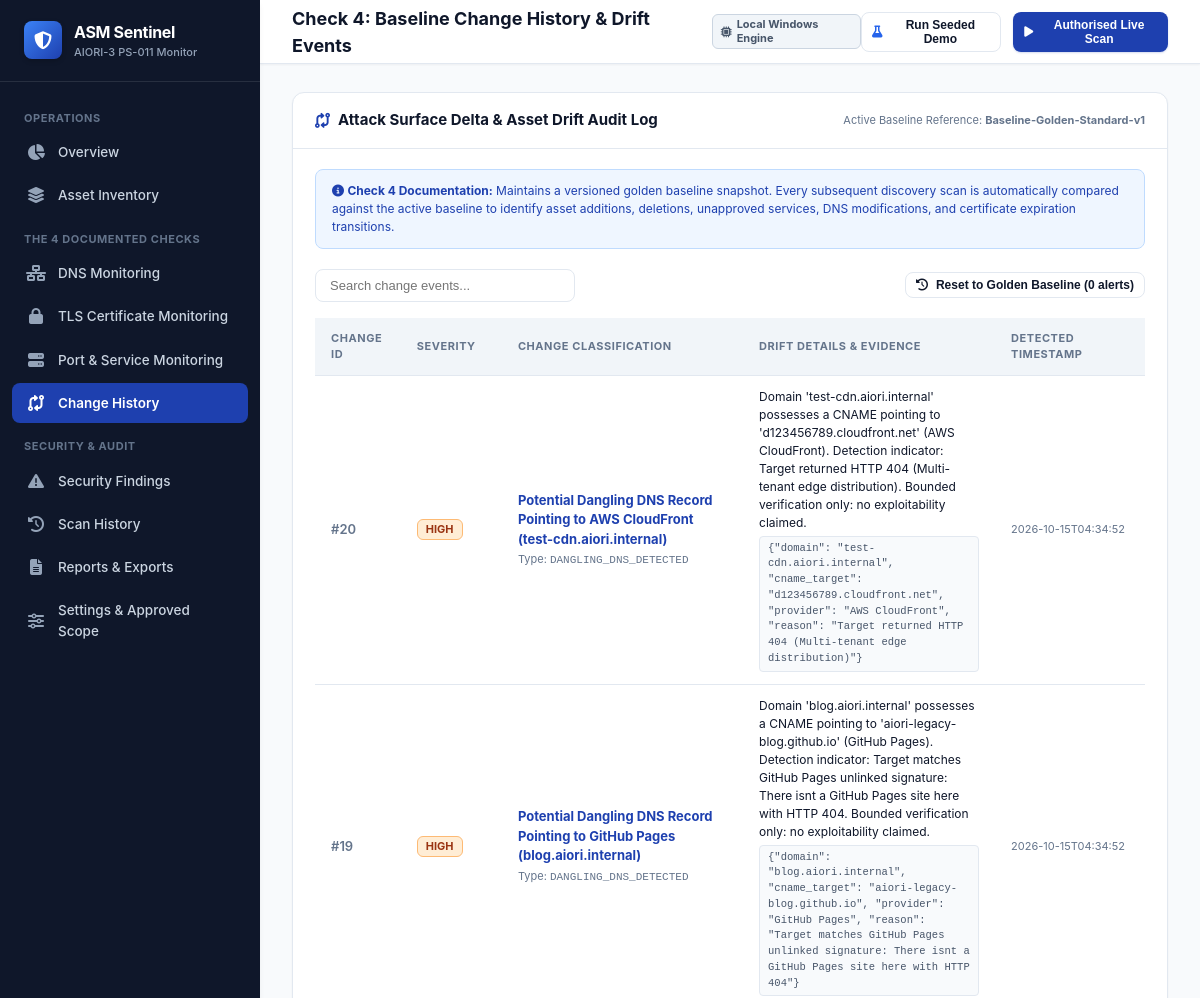
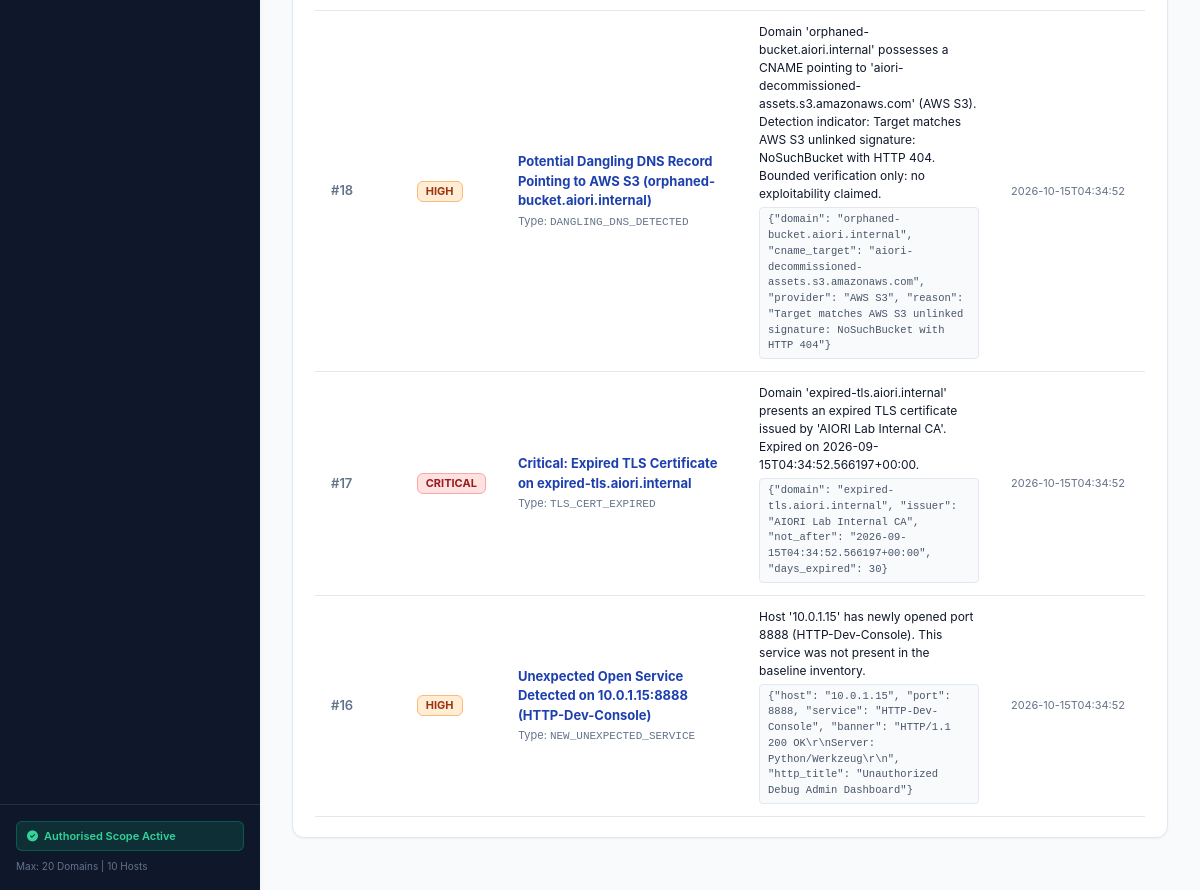
/changes, run on an earlier commit of the app's database (2 pictures, top to bottom).
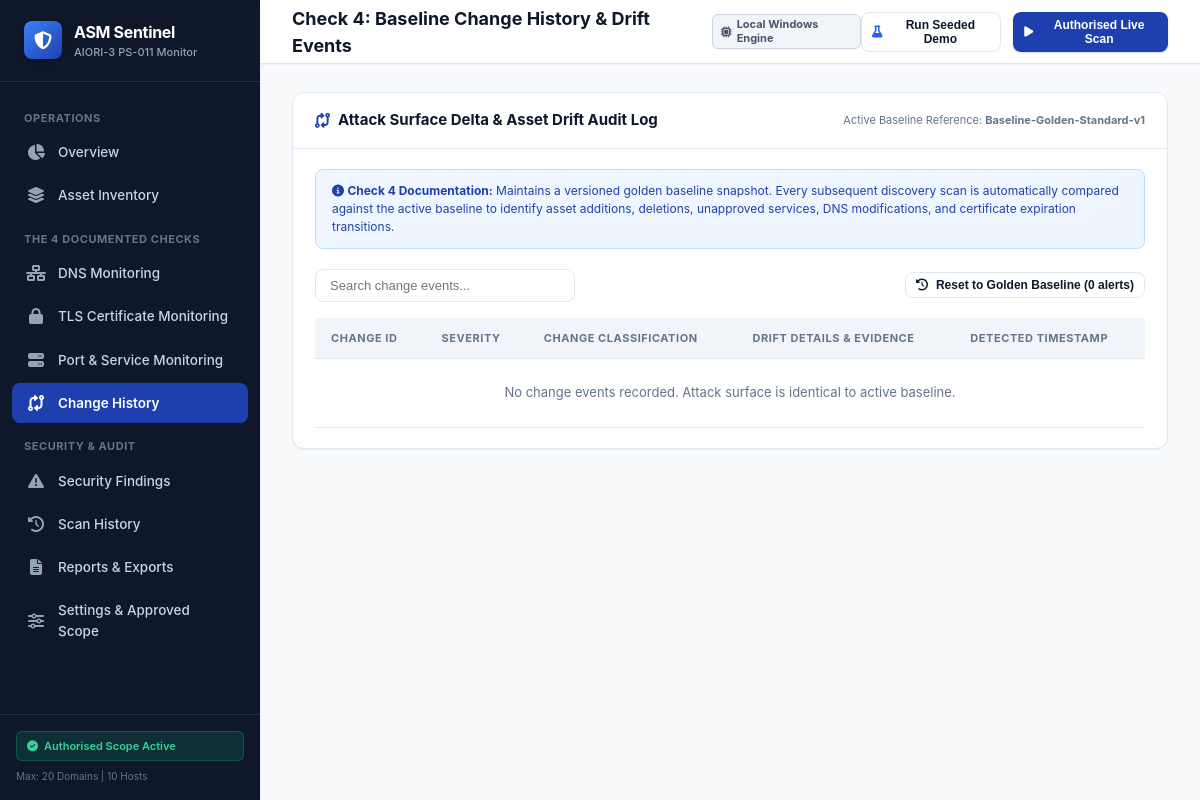
And on a later commit of the database.
### tables this page shows
CREATE TABLE baseline_snapshots (
            id INTEGER PRIMARY KEY AUTOINCREMENT,
            snapshot_name TEXT NOT NULL,
            scan_run_id INTEGER NOT NULL,
            is_active INTEGER DEFAULT 1,
            created_at TEXT NOT NULL,
            notes TEXT,
            FOREIGN KEY (scan_run_id) REFERENCES scan_runs (id) ON DELETE CASCADE
        );

CREATE TABLE change_events (
            id INTEGER PRIMARY KEY AUTOINCREMENT,
            scan_run_id INTEGER NOT NULL,
            baseline_id INTEGER,
            asset_id INTEGER,
            change_type TEXT NOT NULL,
            severity TEXT NOT NULL,
            title TEXT NOT NULL,
            description TEXT NOT NULL,
            evidence TEXT,
            detected_at TEXT NOT NULL,
            FOREIGN KEY (scan_run_id) REFERENCES scan_runs (id) ON DELETE CASCADE,
            FOREIGN KEY (baseline_id) REFERENCES baseline_snapshots (id) ON DELETE SET NULL,
            FOREIGN KEY (asset_id) REFERENCES assets (id) ON DELETE SET NULL
        );

### app.py (the view)
@app.route("/changes")
def changes_page():
    conn = get_db_connection()
    cursor = conn.cursor()
    cursor.execute("SELECT * FROM change_events ORDER BY id DESC LIMIT 500")
    changes = [dict(r) for r in cursor.fetchall()]
    cursor.execute("SELECT * FROM baseline_snapshots WHERE is_active = 1 ORDER BY id DESC LIMIT 1")
    baseline = cursor.fetchone()
    conn.close()
    return render_template("changes.html", active_page="changes", changes=changes, baseline=baseline)

### database.py (called while the page is built)
def get_db_connection():
    conn = sqlite3.connect(DATABASE_PATH)
    conn.row_factory = sqlite3.Row
    conn.execute("PRAGMA foreign_keys = ON")
    return conn

### templates/changes.html (shortened to what this page needs)
{% extends "base.html" %}
{% block page_title %}Check 4: Baseline Change History &amp; Drift Events{% endblock %}
{% block content %}
<div class="card">
  <div class="card-header">
    <div class="card-title">
      <i class="fa-solid fa-code-compare" style="color: #1e40af;"></i> Attack Surface Delta &amp; Asset Drift Audit Log
    </div>
    <div style="font-size: 11px; color: var(--text-muted);">
      Active Baseline Reference: <strong>{{ baseline.snapshot_name if baseline else 'Golden Baseline' }}</strong>
    </div>
  </div>
  <div class="card-body">
    <div style="padding: 12px 16px; border-radius: 8px; background: #eff6ff; border: 1px solid #bfdbfe; margin-bottom: 20px; font-size: 12px; color: #1e40af;">
      <i class="fa-solid fa-circle-info mr-1"></i>
      <strong>Check 4 Documentation:</strong> Maintains a versioned golden baseline snapshot. Every subsequent discovery scan is automatically compared against the active baseline to identify asset additions, deletions, unapproved services, DNS modifications, and certificate expiration transitions.
    </div>
    <div class="filter-bar">
      <input type="text" id="changeSearchInput" onkeyup="filterTable('changeSearchInput', 'changesTable')" class="search-input" placeholder="Search change events...">
      <div style="display: flex; gap: 8px;">
        <button onclick="resetGoldenBaseline()" class="btn btn-secondary btn-sm">
          <i class="fa-solid fa-clock-rotate-left"></i> Reset to Golden Baseline (0 alerts)
        </button>
      </div>
    </div>
    <div class="table-responsive">
      <table class="data-table" id="changesTable">
        <thead>
          <tr>
            <th>Change ID</th>
            <th>Severity</th>
            <th>Change Classification</th>
            <th>Drift Details &amp; Evidence</th>
            <th>Detected Timestamp</th>
          </tr>
        </thead>
        <tbody>
          {% for c in changes %}
          <tr>
            <td style="font-weight: 600; color: var(--text-muted);">#{{ c.id }}</td>
            <td>
              {% if c.severity == 'CRITICAL' %}
                <span class="badge badge-critical">CRITICAL</span>
              {% elif c.severity == 'HIGH' %}
                <span class="badge badge-high">HIGH</span>
              {% elif c.severity == 'MEDIUM' %}
                <span class="badge badge-medium">MEDIUM</span>
              {% else %}
                <span class="badge badge-low">{{ c.severity }}</span>
              {% endif %}
            </td>
            <td>
              <strong style="color: #1e40af;">{{ c.title }}</strong>
              <div style="font-size: 11px; color: var(--text-muted); margin-top: 2px;">
                Type: <code>{{ c.change_type }}</code>
              </div>
            </td>
            <td style="max-width: 380px;">
              <div style="font-size: 12px; color: var(--text-main);">{{ c.description }}</div>
              {% if c.evidence %}
                <div style="margin-top: 4px; font-family: monospace; font-size: 10.5px; color: #475569; background: #f8fafc; padding: 4px 8px; border-radius: 4px; border: 1px solid #e2e8f0; overflow-x: auto;">
                  {{ c.evidence }}
                </div>
              {% endif %}
            </td>
            <td style="font-size: 11px; color: var(--text-muted); white-space: nowrap;">
              {{ c.detected_at[:19] }}
            </td>
          </tr>
          {% else %}
          <tr>
            <td colspan="5" style="text-align: center; padding: 24px; color: var(--text-muted);">
              No change events recorded. Attack surface is identical to active baseline.
            </td>
          </tr>
          {% endfor %}
        </tbody>
      </table>
    </div>
  </div>
</div>
{% endblock %}

### templates/base.html (shortened to what this page needs)
<!DOCTYPE html>
<html lang="en">
<head>
  <link rel="stylesheet" href="https://cdnjs.cloudflare.com/ajax/libs/font-awesome/6.4.0/css/all.min.css">
  <link rel="stylesheet" href="{{ url_for('static', filename='css/style.css') }}">
</head>
<body>
  <div class="app-container">
    <aside class="sidebar">
      <div class="sidebar-header">
        <div class="brand-icon">
          <i class="fa-solid fa-shield-halved"></i>
        </div>
        <div>
          <div class="brand-title">ASM Sentinel</div>
          <div class="brand-subtitle">AIORI-3 PS-011 Monitor</div>
        </div>
      </div>
      <nav class="sidebar-nav">
        <div class="nav-group-title">Operations</div>
        <a href="{{ url_for('dashboard') }}" class="nav-item {% if active_page == 'dashboard' %}active{% endif %}">
          <i class="fa-solid fa-chart-pie"></i> Overview
        </a>
        <a href="{{ url_for('assets_page') }}" class="nav-item {% if active_page == 'assets' %}active{% endif %}">
          <i class="fa-solid fa-layer-group"></i> Asset Inventory
        </a>
        <div class="nav-group-title">The 4 Documented Checks</div>
        <a href="{{ url_for('dns_page') }}" class="nav-item {% if active_page == 'dns' %}active{% endif %}">
          <i class="fa-solid fa-network-wired"></i> DNS Monitoring
        </a>
        <a href="{{ url_for('tls_page') }}" class="nav-item {% if active_page == 'tls' %}active{% endif %}">
          <i class="fa-solid fa-lock"></i> TLS Certificate Monitoring
        </a>
        <a href="{{ url_for('ports_page') }}" class="nav-item {% if active_page == 'ports' %}active{% endif %}">
          <i class="fa-solid fa-server"></i> Port &amp; Service Monitoring
        </a>
        <a href="{{ url_for('changes_page') }}" class="nav-item {% if active_page == 'changes' %}active{% endif %}">
          <i class="fa-solid fa-code-compare"></i> Change History
        </a>
        <div class="nav-group-title">Security &amp; Audit</div>
        <a href="{{ url_for('findings_page') }}" class="nav-item {% if active_page == 'findings' %}active{% endif %}">
          <i class="fa-solid fa-triangle-exclamation"></i> Security Findings
        </a>
        <a href="{{ url_for('scan_history_page') }}" class="nav-item {% if active_page == 'scans' %}active{% endif %}">
          <i class="fa-solid fa-clock-rotate-left"></i> Scan History
        </a>
        <a href="{{ url_for('reports_page') }}" class="nav-item {% if active_page == 'reports' %}active{% endif %}">
          <i class="fa-solid fa-file-lines"></i> Reports &amp; Exports
        </a>
        <a href="{{ url_for('settings_page') }}" class="nav-item {% if active_page == 'settings' %}active{% endif %}">
          <i class="fa-solid fa-sliders"></i> Settings &amp; Approved Scope
        </a>
      </nav>
      <div class="sidebar-footer">
        <div class="scope-badge-sidebar">
          <i class="fa-solid fa-circle-check"></i> Authorised Scope Active
        </div>
        <div style="margin-top: 8px; font-size: 10px; color: #64748b;">
          Max: 20 Domains | 10 Hosts
        </div>
      </div>
    </aside>
    <div class="main-wrapper">
      <header class="top-header">
        <div class="header-left">
          <h1 class="page-title">{% block page_title %}Dashboard{% endblock %}</h1>
          <span class="badge badge-neutral" style="font-size: 11px;">
            <i class="fa-solid fa-microchip"></i> Local Windows Engine
          </span>
        </div>
        <div class="header-actions">
          <button id="btn-simulate-scan" onclick="triggerSeededSimulation()" class="btn btn-secondary btn-sm" title="Runs safe demonstration with seeded issues">
            <i class="fa-solid fa-flask" style="color: #2563eb;"></i> Run Seeded Demo
          </button>
          <button id="btn-live-scan" onclick="startLiveScan()" class="btn btn-primary btn-sm">
            <i class="fa-solid fa-play"></i> Authorised Live Scan
          </button>
        </div>
      </header>
      <main class="content-body">
        {% block content %}{% endblock %}
      </main>
    </div>
  </div>
</body>
</html>

What changed in the data, as far as the page shows it:
removed change_events: id "20", severity "HIGH", title "Potential Dangling DNS Record Pointing to AWS CloudFront (test-cdn.aiori.internal)", change_type "DANGLING_DNS_DETECTED", description "Domain 'test-cdn.aiori.internal' possesses a CNAME pointing to 'd123456789.cloudfront.net' (AWS CloudFront). Detection indicator: Target returned HTTP 404 (Multi-tenant edge distribution). Bounded verification only: no exploitability claimed.", evidence "{\"domain\": \"test-cdn.aiori.internal\", \"cname_target\": \"d123456789.cloudfront.net\", \"provider\": \"AWS CloudFront\", \"reason\": \"Target returned HTTP 404 (Multi-tenant edge distribution)\"}", detected_at "2026-10-15T04:34:52"
removed change_events: id "19", severity "HIGH", title "Potential Dangling DNS Record Pointing to GitHub Pages (blog.aiori.internal)", change_type "DANGLING_DNS_DETECTED", description "Domain 'blog.aiori.internal' possesses a CNAME pointing to 'aiori-legacy-blog.github.io' (GitHub Pages). Detection indicator: Target matches GitHub Pages unlinked signature: There isnt a GitHub Pages site here with HTTP 404. Bounded verification only: no exploitability claimed.", evidence "{\"domain\": \"blog.aiori.internal\", \"cname_target\": \"aiori-legacy-blog.github.io\", \"provider\": \"GitHub Pages\", \"reason\": \"Target matches GitHub Pages unlinked signature: There isnt a GitHub Pages site here with HTTP 404\"}", detected_at "2026-10-15T04:34:52"
removed change_events: id "18", severity "HIGH", title "Potential Dangling DNS Record Pointing to AWS S3 (orphaned-bucket.aiori.internal)", change_type "DANGLING_DNS_DETECTED", description "Domain 'orphaned-bucket.aiori.internal' possesses a CNAME pointing to 'aiori-decommissioned-assets.s3.amazonaws.com' (AWS S3). Detection indicator: Target matches AWS S3 unlinked signature: NoSuchBucket with HTTP 404. Bounded verification only: no exploitability claimed.", evidence "{\"domain\": \"orphaned-bucket.aiori.internal\", \"cname_target\": \"aiori-decommissioned-assets.s3.amazonaws.com\", \"provider\": \"AWS S3\", \"reason\": \"Target matches AWS S3 unlinked signature: NoSuchBucket with HTTP 404\"}", detected_at "2026-10-15T04:34:52"
removed change_events: id "17", severity "CRITICAL", title "Critical: Expired TLS Certificate on expired-tls.aiori.internal", change_type "TLS_CERT_EXPIRED", description "Domain 'expired-tls.aiori.internal' presents an expired TLS certificate issued by 'AIORI Lab Internal CA'. Expired on 2026-09-15T04:34:52.566197+00:00.", evidence "{\"domain\": \"expired-tls.aiori.internal\", \"issuer\": \"AIORI Lab Internal CA\", \"not_after\": \"2026-09-15T04:34:52.566197+00:00\", \"days_expired\": 30}", detected_at "2026-10-15T04:34:52"
removed change_events: id "16", severity "HIGH", title "Unexpected Open Service Detected on 10.0.1.15:8888 (HTTP-Dev-Console)", change_type "NEW_UNEXPECTED_SERVICE", description "Host '10.0.1.15' has newly opened port 8888 (HTTP-Dev-Console). This service was not present in the baseline inventory.", evidence "{\"host\": \"10.0.1.15\", \"port\": 8888, \"service\": \"HTTP-Dev-Console\", \"banner\": \"HTTP/1.1 200 OK\\r\\nServer: Python/Werkzeug\\r\\n\", \"http_title\": \"Unauthorized Debug Admin Dashboard\"}", detected_at "2026-10-15T04:34:52"
Also different on the page:
text now shown: "No change events recorded. Attack surface is identical to active baseline."
